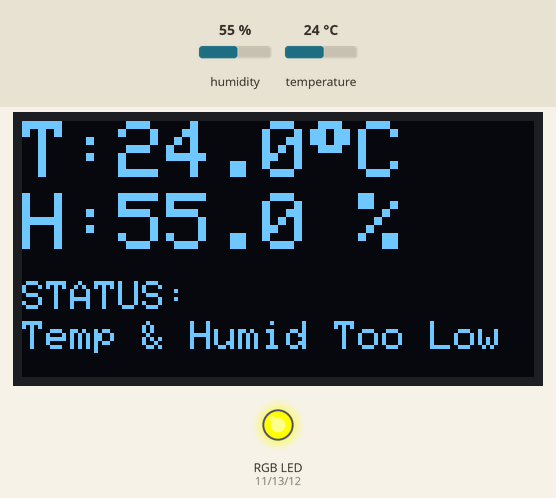
A sketch run on a simulated Arduino Uno, built with avr-gcc and run on an emulated ATmega328P. On the bench: 128×64 one-colour display, an RGB LED mixed from three pins (HIGH = lit). The inputs (shaded band) are chosen by the test bench; at power-on: humidity 55 %, temperature 24 °C.

Above: at 4.6 s.
4.7 s: humidity set to 79 %
At 7.1 s:
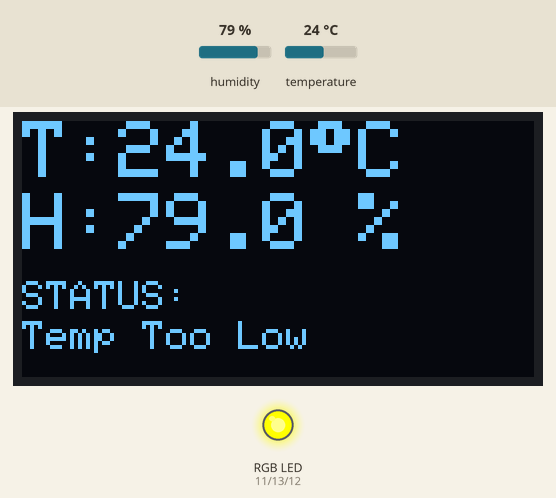
7.7 s: humidity set to 82 %
At 8.8 s:
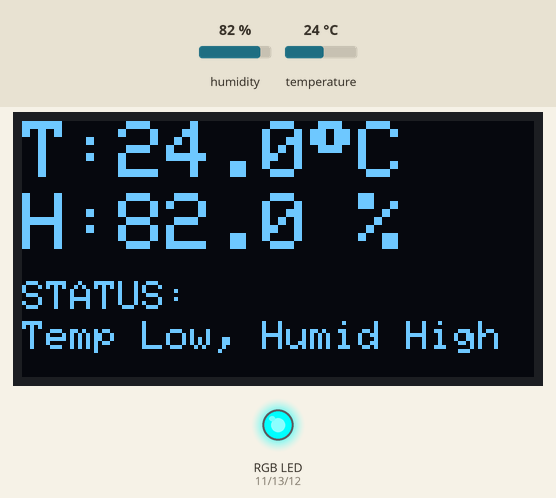
10.7 s: temperature set to 12 °C
At 13.3 s:
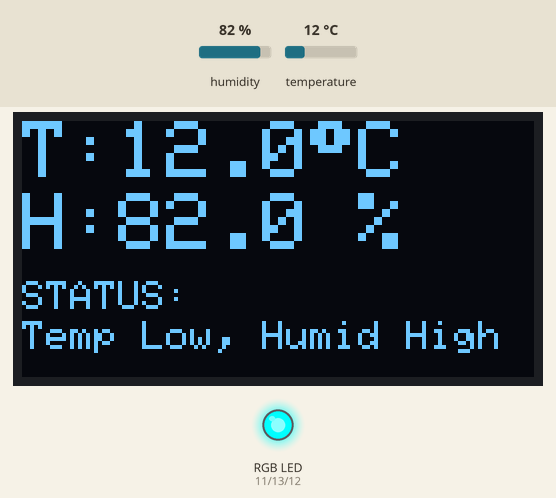
13.7 s: temperature set to 25.4 °C
At 15.0 s:
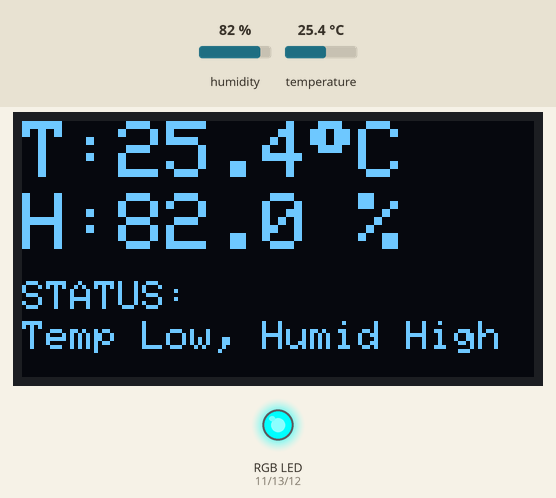
16.7 s: temperature set to 26.6 °C
At 19.5 s:
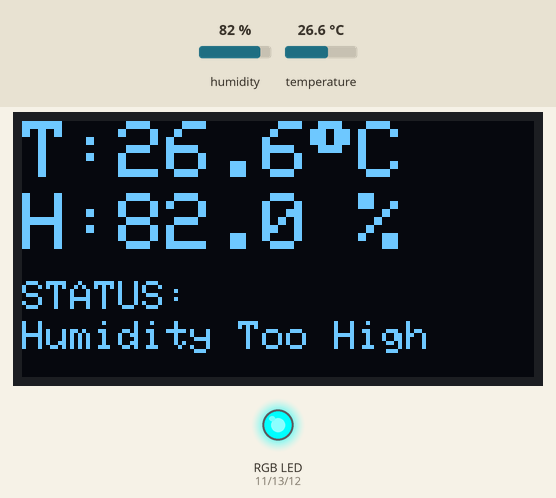
19.8 s: humidity set to 68 %
At 21.2 s:
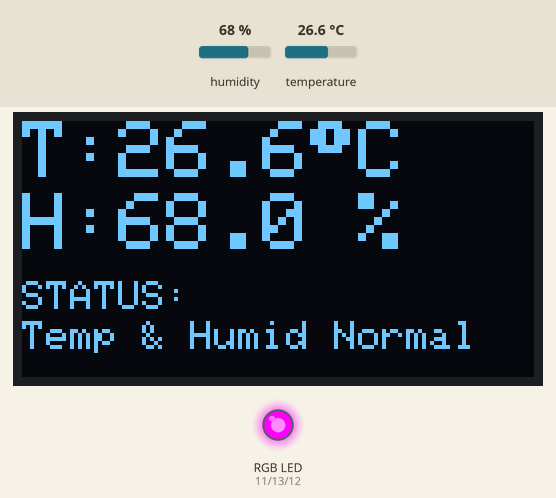
Timing chart, 0 to 22.8 s (numbered marks = the images above; inputs shaded):
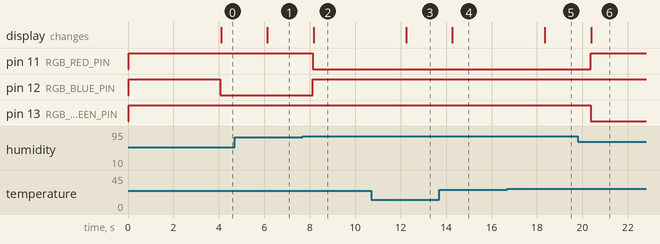

The sketch:

sketch.ino
```cpp
#include <Wire.h>
#include <Adafruit_GFX.h>
#include <Adafruit_SSD1306.h>
#include <DHT.h>

// oled screen dimensions
#define SCREEN_WIDTH 128
#define SCREEN_HEIGHT 64
#define OLED_RESET    -1
#define SCREEN_ADDRESS 0x3C

Adafruit_SSD1306 display(SCREEN_WIDTH, SCREEN_HEIGHT, &Wire, OLED_RESET);

// dht sensor initialization
#define DHTPIN 2
#define DHTTYPE DHT22
DHT dht(DHTPIN, DHTTYPE);

// rgb pins
#define RGB_RED_PIN   11
#define RGB_BLUE_PIN  12
#define RGB_GREEN_PIN 13

// function to set led color
void setLedColor(bool red, bool green, bool blue) {
  digitalWrite(RGB_RED_PIN,   red   ? LOW : HIGH);
  digitalWrite(RGB_GREEN_PIN, green ? LOW : HIGH);
  digitalWrite(RGB_BLUE_PIN,  blue  ? LOW : HIGH);
}

void setup() {
  Serial.begin(9600);

  dht.begin();

  if(!display.begin(SSD1306_SWITCHCAPVCC, SCREEN_ADDRESS)) {
    Serial.println(F("SSD1306 allocation failed"));
    for(;;);
  }

  // sets pins to outputs and inititializes screen info
  pinMode(RGB_RED_PIN, OUTPUT);
  pinMode(RGB_GREEN_PIN, OUTPUT);
  pinMode(RGB_BLUE_PIN, OUTPUT);
  setLedColor(false, false, false);

  display.clearDisplay();
  display.setTextSize(1);
  display.setTextColor(SSD1306_WHITE);
  display.setCursor(0, 10);
  display.println(F("Initializing..."));
  display.display();
  delay(2000);
}

void loop() {
  delay(2000);

  float h = dht.readHumidity();
  float t = dht.readTemperature();

  // sanity checks
  if (isnan(h) || isnan(t)) {
    setLedColor(true, false, false); // red error led
    display.clearDisplay();
    display.setCursor(0, 10);
    display.setTextSize(1);
    display.println(F("Read Error!")); // prints error on screen in case
    display.display();
    delay(500);
    setLedColor(false, false, false);
    return;
  }

  // high/low conditions
  bool tHigh = t > 32.0;
  bool tLow  = t < 26.0;
  bool hHigh = h > 80.0;
  bool hLow  = h < 60.0;

  // led colors controlled by the function above
  if (tHigh || hHigh) {
    setLedColor(true, false, false); // red
  } else if (tLow || hLow) {
    setLedColor(false, false, true); // blue
  } else {
    setLedColor(false, true, false); // green
  }

  // oled screen printing
  display.clearDisplay();

  // print temp and humidity data
  display.setTextSize(2);
  display.setCursor(0, 0);
  display.print(F("T:"));
  display.print(t, 1);
  display.print((char)247);
  display.print(F("C"));

  display.setCursor(0, 18);
  display.print(F("H:"));
  display.print(h, 1);
  display.print(F(" %"));

  // print high/low messages
  display.setTextSize(1);
  display.setCursor(0, 40);
  display.print(F("STATUS:"));
  display.setCursor(0, 50);

  // oled messages
  if (tHigh && hHigh) {
    display.print(F("Temp & Humid Too High"));
  }
  else if (tLow && hLow) {
    display.print(F("Temp & Humid Too Low"));
  }
  else if (tHigh && hLow) {
    display.print(F("Temp High, Humid Low"));
  }
  else if (tLow && hHigh) {
    display.print(F("Temp Low, Humid High"));
  }
  else if (tHigh) {
    display.print(F("Temp Too High"));
  }
  else if (tLow) {
    display.print(F("Temp Too Low"));
  }
  else if (hHigh) {
    display.print(F("Humidity Too High"));
  }
  else if (hLow) {
    display.print(F("Humidity Too Low"));
  }
  else {
    display.print(F("Temp & Humid Normal"));
  }


  display.display();
}
```

Measured:
- the behaviour switches between 80 and 81 % on humidity (found by bisection; images 1 and 2)
- the behaviour switches between 25.9 and 26 °C on temperature (found by bisection; images 4 and 5)
- after the input at 4.7 s, the display: changes after 1.4 s (image 1)
- after the input at 7.7 s, pin 11 (RGB_RED_PIN): HIGH → LOW after 0.44 s; pin 12 (RGB_BLUE_PIN): LOW → HIGH after 0.44 s; the display: changes after 0.47 s (image 2)
- after the input at 10.7 s, the display: changes after 1.5 s (image 3)
- after the input at 13.7 s, the display: changes after 0.58 s (image 4)
- after the input at 16.7 s, the display: changes after 1.7 s (image 5)
- after the input at 19.8 s, pin 11 (RGB_RED_PIN): LOW → HIGH after 0.56 s; pin 13 (RGB_GREEN_PIN): HIGH → LOW after 0.56 s; the display: changes after 0.59 s (image 6)
